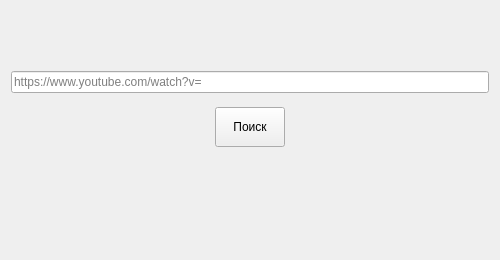
<?xml version="1.0" encoding="UTF-8"?>
<ui version="4.0">
 <class>FindWidget</class>
 <widget class="QWidget" name="FindWidget">
  <property name="geometry">
   <rect>
    <x>0</x>
    <y>0</y>
    <width>500</width>
    <height>260</height>
   </rect>
  </property>
  <property name="minimumSize">
   <size>
    <width>500</width>
    <height>260</height>
   </size>
  </property>
  <property name="maximumSize">
   <size>
    <width>500</width>
    <height>260</height>
   </size>
  </property>
  <property name="windowTitle">
   <string>Form</string>
  </property>
  <layout class="QVBoxLayout" name="verticalLayout">
   <item>
    <spacer name="verticalSpacer">
     <property name="orientation">
      <enum>Qt::Vertical</enum>
     </property>
     <property name="sizeType">
      <enum>QSizePolicy::Fixed</enum>
     </property>
     <property name="sizeHint" stdset="0">
      <size>
       <width>20</width>
       <height>20</height>
      </size>
     </property>
    </spacer>
   </item>
   <item>
    <layout class="QHBoxLayout" name="horizontalLayout_2">
     <property name="bottomMargin">
      <number>20</number>
     </property>
     <item>
      <widget class="QLabel" name="logo">
       <property name="maximumSize">
        <size>
         <width>160</width>
         <height>56</height>
        </size>
       </property>
       <property name="layoutDirection">
        <enum>Qt::LeftToRight</enum>
       </property>
       <property name="text">
        <string/>
       </property>
       <property name="pixmap">
        <pixmap>../img/youtube_logo.png</pixmap>
       </property>
       <property name="scaledContents">
        <bool>true</bool>
       </property>
       <property name="alignment">
        <set>Qt::AlignCenter</set>
       </property>
       <property name="margin">
        <number>0</number>
       </property>
      </widget>
     </item>
    </layout>
   </item>
   <item>
    <widget class="QLineEdit" name="url">
     <property name="alignment">
      <set>Qt::AlignLeading|Qt::AlignLeft|Qt::AlignVCenter</set>
     </property>
     <property name="placeholderText">
      <string>https://www.youtube.com/watch?v=</string>
     </property>
    </widget>
   </item>
   <item>
    <layout class="QHBoxLayout" name="horizontalLayout">
     <property name="topMargin">
      <number>8</number>
     </property>
     <item>
      <widget class="QPushButton" name="findButton">
       <property name="minimumSize">
        <size>
         <width>70</width>
         <height>40</height>
        </size>
       </property>
       <property name="maximumSize">
        <size>
         <width>70</width>
         <height>40</height>
        </size>
       </property>
       <property name="layoutDirection">
        <enum>Qt::RightToLeft</enum>
       </property>
       <property name="text">
        <string>Поиск</string>
       </property>
      </widget>
     </item>
    </layout>
   </item>
   <item>
    <spacer name="verticalSpacer_2">
     <property name="orientation">
      <enum>Qt::Vertical</enum>
     </property>
     <property name="sizeHint" stdset="0">
      <size>
       <width>20</width>
       <height>40</height>
      </size>
     </property>
    </spacer>
   </item>
  </layout>
 </widget>
 <resources/>
 <connections/>
</ui>
